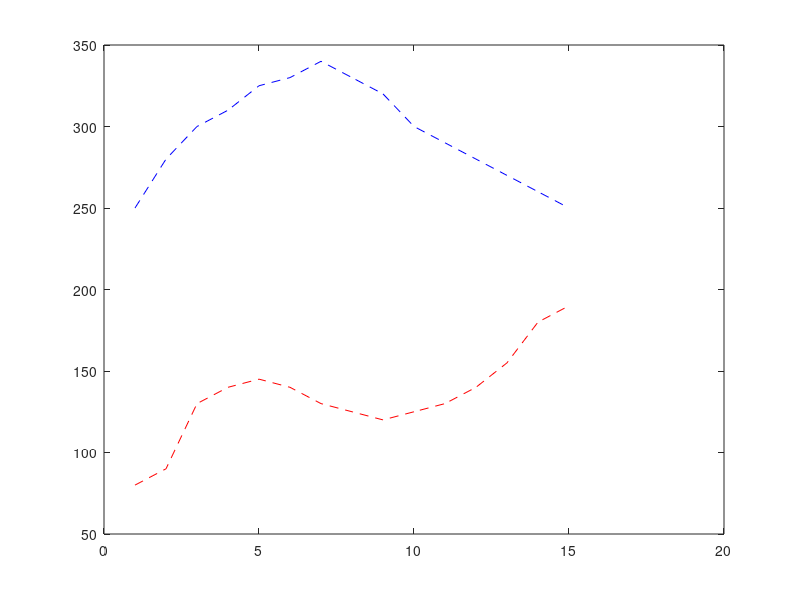

Reproduce this figure in MATLAB. (Note: this script raises an error after producing the figure.)
%Un empresario (B) ha observado a su competidor (Empresa A) en los últimos
%15 meses y comparado sus respectivos volúmenes de ventas y sabe que está 
%próximo a alcanzarlo y quizás rebasarlo.

empA = [250 280 300 310 325 330 340 330 320 300 290 280 270 260 250];
empB = [80 90 130 140 145 140 130 125 120 125 130 140 155 180 190];
x = 1:(length(empA));
plot(x,empA, 'b--', x, empB, 'r--'); %plots de vectores originales
hold on

for  i = 16:20 %un for para llenar la proyección hasta el 20
empA(i) = expGD32(250,250,14,i); %Con ayuda de expGD32 podemos calcular el crecimiento
empB (i) = expGD32(80, 190, 14, i); %Y lo guardamos en el lugar respectivo del vector
end

if(length(empA)==length(empB)) %Comparamos vectores para no cometer errores
    x = 1:(length(empA));
end

ajusteA=polyfit(x,empA, 3); %Hacemos el ajuste de tercer grado
ajusteB=polyfit(x,empB, 4); %Ajuste de cuarto

y2A=polyval(ajusteA, x); %Hacemos el vector graficable
y2B=polyval(ajusteB, x); %Hacemos el vector graficable

plot(x,y2A, 'b', x, y2B, 'r') %Grafica final

